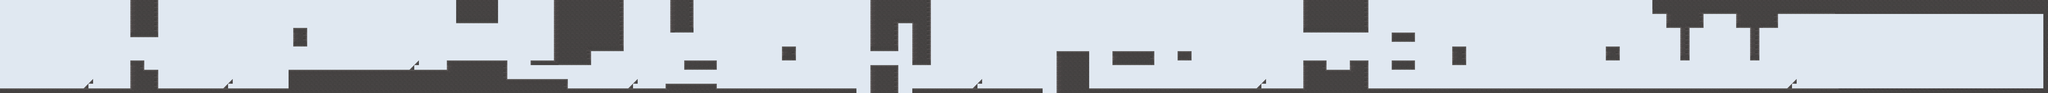

The image is a tile-based game level rendered from a .tmx file. Its description and source (layers, tilesets, objects; grid data summarised) follow:
An orthogonal 440x20 tile map with 40x40 px tiles, 2 tile layers (Back_fond, Sol), 8 tilesets and 366 objects (102x Piques, 50x Tube, 14x tremplin, 10x GrosTube, 10x Trigger, ...).

<map version="1.0" orientation="orthogonal" width="440" height="20" tilewidth="40" tileheight="40">
 <tileset firstgid="1" name="aith_tiles" tilewidth="40" tileheight="40">
  <image source="../../gfx/misc/aith_tiles.png" width="240" height="120" />
 </tileset>
 <tileset firstgid="19" name="background_exterieur_middle" tilewidth="320" tileheight="560">
  <image source="background_exterieur_middle.png" width="1920" height="1780" />
 </tileset>
 <tileset firstgid="37" name="background_exterieur_near" tilewidth="800" tileheight="720">
  <image source="background_exterieur_near.png" width="2400" height="2160" />
 </tileset>
 <tileset firstgid="46" name="background_exterieur_far" tilewidth="320" tileheight="480">
  <image source="background_exterieur_far.png" width="1600" height="480" />
 </tileset>
 <tileset firstgid="51" name="fond" tilewidth="40" tileheight="40">
  <image source="fond.png" width="80" height="40" />
 </tileset>
 <tileset firstgid="53" name="background_exterieur_clouds" tilewidth="400" tileheight="400">
  <image source="background_exterieur_clouds.png" width="1600" height="1601" />
 </tileset>
 <tileset firstgid="69" name="tileset_tremplin_80" tilewidth="80" tileheight="80">
  <image source="../../gfx/gameplay/tileset_tremplin_80.png" width="240" height="80" />
 </tileset>
 <tileset firstgid="72" name="tileset_tremplin_120" tilewidth="120" tileheight="120">
  <image source="../../gfx/gameplay/tileset_tremplin_120.png" width="360" height="120" />
 </tileset>
 <layer name="Back_fond" width="440" height="20">
  <data>[8800 cells, 8800 non-empty, 1 distinct tile ids]</data>
 </layer>
 <objectgroup name="Back_clouds" width="440" height="20">
  <object gid="58" x="280" y="320" />
  <object gid="55" x="760" y="320" />
  <object gid="57" x="1440" y="400" />
  <object gid="59" x="2040" y="320" />
  <object gid="62" x="2680" y="320" />
  <object gid="55" x="3320" y="320" />
  <object gid="54" x="4442" y="317" />
  <object gid="58" x="5040" y="280" />
  <object gid="59" x="5560" y="320" />
  <object gid="59" x="6280" y="320" />
  <object gid="54" x="6800" y="320" />
  <object gid="55" x="8080" y="400" />
  <object gid="54" x="8560" y="320" />
  <object gid="55" x="9120" y="360" />
  <object gid="58" x="9520" y="240" />
  <object gid="59" x="9920" y="280" />
  <object gid="55" x="10280" y="320" />
  <object gid="61" x="10560" y="320" />
  <object gid="62" x="10960" y="320" />
  <object gid="62" x="12600" y="320" />
  <object gid="61" x="12200" y="320" />
  <object gid="54" x="11800" y="320" />
  <object gid="59" x="12960" y="280" />
 </objectgroup>
 <objectgroup name="Back_far" width="440" height="20">
  <object gid="49" x="320" y="760" />
  <object gid="47" x="640" y="760" />
  <object gid="50" x="1440" y="760" />
  <object gid="48" x="1840" y="760" />
  <object gid="49" x="1640" y="760" />
  <object gid="48" x="2040" y="760" />
  <object gid="47" x="2920" y="760" />
  <object gid="48" x="3280" y="760" />
  <object gid="49" x="3640" y="760" />
  <object gid="50" x="2560" y="600" />
  <object gid="48" x="4480" y="760" />
  <object gid="49" x="4080" y="760" />
  <object gid="50" x="5520" y="760" />
  <object gid="47" x="5800" y="760" />
  <object gid="48" x="6360" y="760" />
  <object gid="49" x="6680" y="760" />
  <object gid="50" x="7040" y="760" />
  <object gid="48" x="6880" y="760" />
  <object gid="50" x="8120" y="760" />
  <object gid="47" x="8480" y="760" />
  <object gid="48" x="8200" y="760" />
  <object gid="49" x="9440" y="760" />
  <object gid="47" x="9680" y="760" />
  <object gid="47" x="10440" y="760" />
  <object gid="49" x="10040" y="760" />
  <object gid="49" x="10880" y="760" />
  <object gid="50" x="11080" y="760" />
  <object gid="50" x="11880" y="760" />
  <object gid="47" x="12120" y="760" />
  <object gid="49" x="12480" y="760" />
  <object gid="49" x="12760" y="760" />
  <object gid="48" x="13080" y="760" />
  <object gid="49" x="11520" y="760" />
  <object gid="50" x="8920" y="760" />
  <object gid="49" x="9160" y="760" />
  <object gid="46" x="7760" y="760" />
  <object gid="48" x="1040" y="760" />
  <object gid="49" x="1240" y="760" />
  <object gid="50" x="40" y="760" />
  <object gid="47" x="13520" y="720" />
  <object gid="48" x="14000" y="760" />
  <object gid="49" x="14560" y="760" />
  <object gid="47" x="15200" y="760" />
  <object gid="50" x="15640" y="760" />
  <object gid="49" x="5360" y="760" />
  <object gid="50" x="4840" y="760" />
  <object gid="48" x="5200" y="760" />
  <object gid="49" x="14200" y="760" />
  <object gid="47" x="8600" y="760" />
  <object gid="49" x="16080" y="760" />
  <object gid="47" x="16280" y="760" />
  <object gid="50" x="14720" y="760" />
  <object gid="48" x="13240" y="760" />
  <object gid="49" x="16920" y="760" />
  <object gid="50" x="17200" y="760" />
  <object gid="47" x="17360" y="760" />
  <object gid="47" x="4640" y="760" />
  <object gid="49" x="6480" y="760" />
  <object gid="49" x="7440" y="760" />
  <object gid="47" x="7560" y="760" />
  <object gid="50" x="9320" y="760" />
 </objectgroup>
 <objectgroup name="Back_middle" width="440" height="20">
  <object gid="25" x="80" y="760" />
  <object gid="22" x="440" y="760" />
  <object gid="24" x="1000" y="760" />
  <object gid="23" x="1440" y="760" />
  <object gid="25" x="2200" y="760" />
  <object gid="20" x="2640" y="600" />
  <object gid="25" x="3040" y="760" />
  <object gid="24" x="3400" y="760" />
  <object gid="22" x="3800" y="760" />
  <object gid="22" x="4960" y="760" />
  <object gid="24" x="5520" y="760" />
  <object gid="25" x="5920" y="760" />
  <object gid="20" x="6440" y="760" />
  <object gid="22" x="7040" y="760" />
  <object gid="25" x="7800" y="760" />
  <object gid="22" x="8472" y="760" />
  <object gid="24" x="8880" y="800" />
  <object gid="20" x="9440" y="760" />
  <object gid="22" x="10080" y="760" />
  <object gid="20" x="10640" y="760" />
  <object gid="24" x="11160" y="760" />
  <object gid="20" x="11960" y="760" />
  <object gid="25" x="11481" y="763" />
  <object gid="24" x="12400" y="760" />
  <object gid="20" x="12760" y="760" />
  <object gid="25" x="1720" y="760" />
  <object gid="20" x="14240" y="760" />
  <object gid="22" x="13200" y="760" />
  <object gid="25" x="13760" y="760" />
  <object gid="24" x="14800" y="760" />
  <object gid="23" x="15360" y="760" />
  <object gid="32" x="7400" y="760" />
  <object gid="33" x="4680" y="760" />
  <object gid="24" x="2200" y="760" />
  <object gid="24" x="15680" y="760" />
  <object gid="33" x="16160" y="760" />
  <object gid="30" x="16480" y="760" />
  <object gid="22" x="16480" y="760" />
  <object gid="27" x="16880" y="760" />
  <object gid="24" x="17240" y="760" />
 </objectgroup>
 <objectgroup name="Back_near" width="440" height="20">
  <object gid="43" x="80" y="760" />
  <object gid="43" x="1480" y="760" />
  <object gid="44" x="3000" y="640" />
  <object gid="38" x="5520" y="760" />
  <object gid="38" x="5520" y="760" />
  <object gid="38" x="14760" y="760" />
  <object gid="40" x="13920" y="760" />
  <object gid="44" x="13200" y="760" />
  <object gid="43" x="11440" y="760" />
  <object gid="38" x="9960" y="760" />
  <object gid="40" x="9160" y="760" />
  <object gid="41" x="6440" y="760" />
  <object gid="43" x="7560" y="760" />
  <object gid="38" x="3760" y="760" />
  <object gid="42" x="15960" y="760" />
  <object gid="45" x="15640" y="760" />
  <object gid="39" x="14560" y="760" />
  <object gid="44" x="16760" y="760" />
  <object gid="42" x="2280" y="600" />
  <object gid="45" x="4560" y="680" />
  <object gid="42" x="4920" y="760" />
  </objectgroup>
 <layer name="Sol" width="440" height="20" opacity="0.9">
  <data>[8800 cells, 1902 non-empty, 14 distinct tile ids]</data>
 </layer>
 <objectgroup color="#ff2718" name="Gameplay" width="440" height="20" opacity="0.9">
  <!-- 218 objects omitted --></objectgroup>
</map>
<!-- 221 of 366 objects omitted -->
